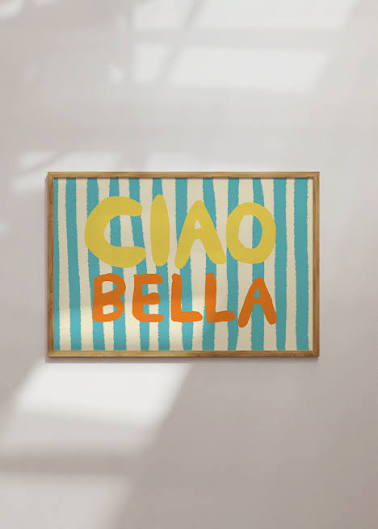
#> input picture Hafta4/Ders3/images.jpg, 378 x 529 px
$ python resimkucultme.py
#> lines starting #> are read from the running program, lines starting #| are printed output that depends on the picture
import cv2 as cv
import numpy as np

img = cv.imread("images.jpg")
#> img is the input picture: shape (529, 378, 3); mean B, G, R 175, 187.5, 190.7

rows = img.shape[0]
#> rows = 529
cols = img.shape[1]
#> cols = 378

res = cv.resize(img, None, fx=0.5, fy=0.5, interpolation=cv.INTER_CUBIC)
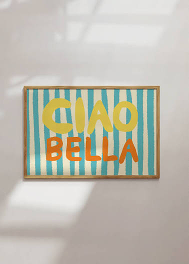
#> res: shape (264, 189, 3); mean B, G, R 175.1, 187.5, 190.7
cv.imshow("Kucultulmus", res)

cv.waitKey(0)
cv.destroyAllWindows()
